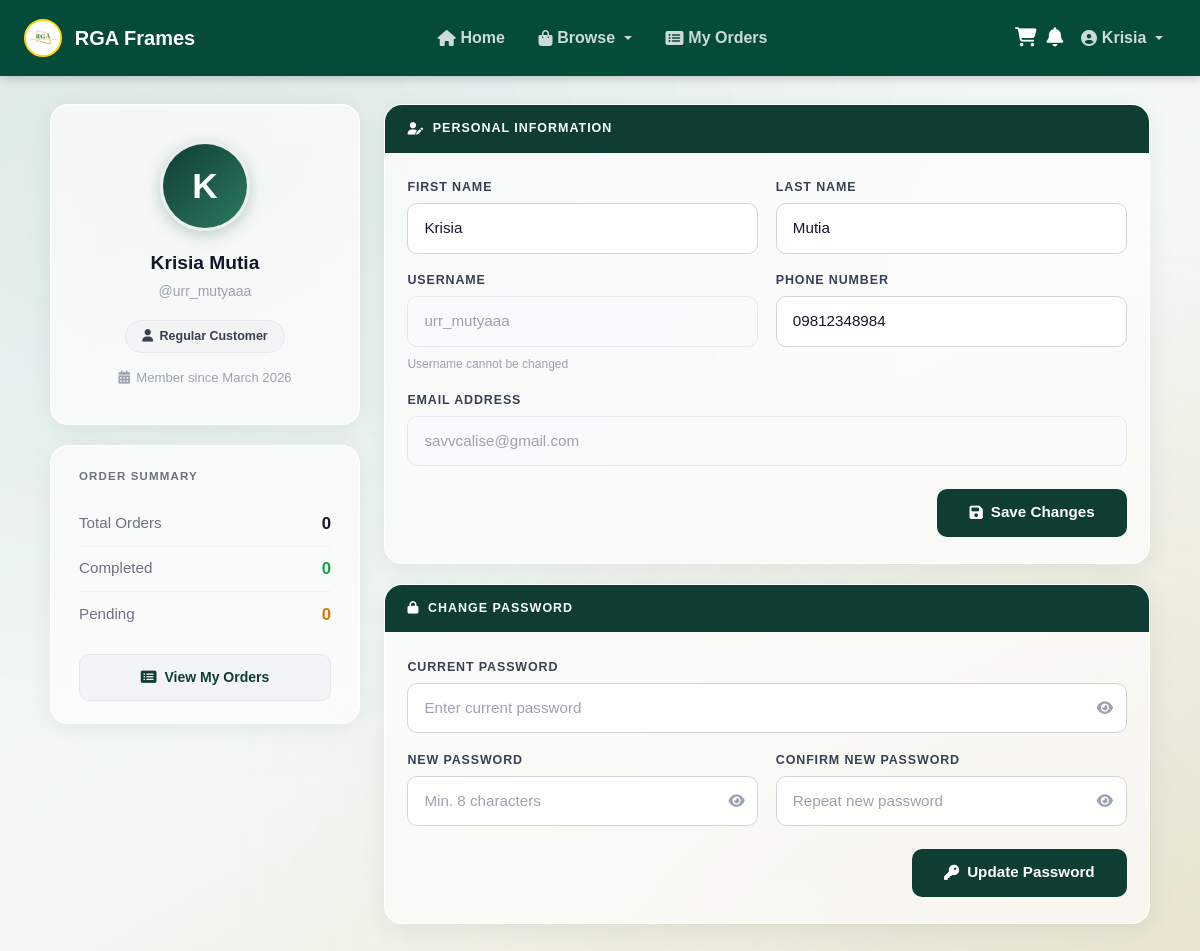
/customer/customer_profile.php (signed in), run on the app's committed database.
### tables this page shows
CREATE TABLE `tbl_customer` (
  `customer_id` int(11) NOT NULL,
  `first_name` varchar(100) NOT NULL,
  `last_name` varchar(100) NOT NULL,
  `username` varchar(100) NOT NULL,
  `email` varchar(100) NOT NULL,
  `password` varchar(255) NOT NULL,
  `phone_number` varchar(20) DEFAULT NULL,
  `customer_type` enum('REGULAR','PHOTOGRAPHER') NOT NULL DEFAULT 'REGULAR',
  `created_at` datetime DEFAULT current_timestamp()
);

### classes/UserRepository.php (called while the page is built, shortened)
<?php
class UserRepository {
    private $conn;
    public function __construct($conn) {
        $this->conn = $conn;
    }
    public function getCustomerOrderStats(int $customer_id): array {
        $stmt = $this->conn->prepare("
            SELECT
                COUNT(order_id) as total_orders,
                SUM(CASE WHEN order_status = 'COMPLETED' THEN 1 ELSE 0 END) as completed_orders,
                SUM(CASE WHEN order_status != 'CANCELLED' THEN 1 ELSE 0 END) as non_cancelled_orders,
                SUM(CASE WHEN order_status = 'PENDING' THEN 1 ELSE 0 END) as pending_orders
            FROM tbl_orders
            WHERE customer_id = ?
        ");
        $stmt->bind_param("i", $customer_id);
        $stmt->execute();
        $result = $stmt->get_result();
        $row = $result->fetch_assoc();
        return [
            'total_orders' => (int)($row['total_orders'] ?? 0),
            'completed_orders' => (int)($row['completed_orders'] ?? 0),
            'non_cancelled_orders' => (int)($row['non_cancelled_orders'] ?? 0),
            'pending_orders' => (int)($row['pending_orders'] ?? 0)
        ];
    }
    public function getCustomerProfile(int $customer_id): ?array {
        $stmt = $this->conn->prepare("
            SELECT customer_id, first_name, last_name, username, email, phone_number, customer_type, created_at
            FROM tbl_customer WHERE customer_id = ?
        ");
        $stmt->bind_param("i", $customer_id);
        $stmt->execute();
        $result = $stmt->get_result();
        return $result->fetch_assoc() ?: null;
    }
}

### customer/customer_profile.php (the view, shortened to what this page needs)
<?php
include __DIR__ . '/../config/db_connect.php';
require_once __DIR__ . '/../classes/UserRepository.php';
$customer_id = (int)$_SESSION['user_id'];
$userRepo = new UserRepository($conn);
$customer = $userRepo->getCustomerProfile($customer_id);
$orderStats = $userRepo->getCustomerOrderStats($customer_id);
$stats = [
    'total' => $orderStats['total_orders'],
    'completed' => $orderStats['completed_orders'],
    'pending' => $orderStats['pending_orders'],
];
$isPhotographer = strtoupper($customer['customer_type']) === 'PHOTOGRAPHER';
$initial        = strtoupper(substr($customer['first_name'], 0, 1));
?>
<!DOCTYPE html>
<html lang="en">
<head>
    <link href="https://cdn.jsdelivr.net/npm/bootstrap@5.3.3/dist/css/bootstrap.min.css" rel="stylesheet">
    <link rel="stylesheet" href="https://cdnjs.cloudflare.com/ajax/libs/font-awesome/6.5.0/css/all.min.css">
    <link rel="stylesheet" href="../assets/css/style.css">
</head>
<body>
<?php include __DIR__ . '/../includes/customer_header.php'; ?>
<div class="cust-prof-page">
    <div class="cust-prof-layout">
        <div class="cust-prof-sidebar">
            <div class="cust-prof-card cust-prof-identity">
                <div class="cust-prof-avatar"><?= $initial ?></div>
                <div class="cust-prof-fullname">
                    <?= htmlspecialchars($customer['first_name'] . ' ' . $customer['last_name']) ?>
                </div>
                <div class="cust-prof-username">@<?= htmlspecialchars($customer['username']) ?></div>
                <?php if ($isPhotographer): ?>
                <div class="cust-prof-type-badge photographer">
                    <i class="fas fa-camera"></i> Photographer
                </div>
                <?php else: ?>
                <div class="cust-prof-type-badge regular">
                    <i class="fas fa-user"></i> Regular Customer
                </div>
                <?php endif; ?>
                <div class="cust-prof-member-since">
                    <i class="fas fa-calendar-alt"></i>
                    Member since <?= date('F Y', strtotime($customer['created_at'])) ?>
                </div>
            </div>
            <div class="cust-prof-card cust-prof-stats">
                <div class="cust-prof-stats-title">Order Summary</div>
                <div class="cust-prof-stat-row">
                    <span class="cust-prof-stat-label">Total Orders</span>
                    <span class="cust-prof-stat-val"><?= (int)$stats['total'] ?></span>
                </div>
                <div class="cust-prof-stat-row">
                    <span class="cust-prof-stat-label">Completed</span>
                    <span class="cust-prof-stat-val cust-prof-stat-green"><?= (int)$stats['completed'] ?></span>
                </div>
                <div class="cust-prof-stat-row">
                    <span class="cust-prof-stat-label">Pending</span>
                    <span class="cust-prof-stat-val cust-prof-stat-amber"><?= (int)$stats['pending'] ?></span>
                </div>
                <a href="customer_orders.php" class="cust-prof-view-orders-btn">
                    <i class="fas fa-list-alt"></i> View My Orders
                </a>
            </div>
        </div>
        <div class="cust-prof-main">
            <div class="cust-prof-card">
                <div class="cust-prof-card-header">
                    <i class="fas fa-user-edit"></i> Personal Information
                </div>
                <div class="cust-prof-card-body">
                    <form id="form-info">
                        <div class="cust-prof-field-grid">
                            <div class="cust-prof-field">
                                <label class="cust-prof-label">First Name</label>
                                <input type="text" class="cust-prof-input" name="first_name"
                                       value="<?= htmlspecialchars($customer['first_name']) ?>" required>
                            </div>
                            <div class="cust-prof-field">
                                <label class="cust-prof-label">Last Name</label>
                                <input type="text" class="cust-prof-input" name="last_name"
                                       value="<?= htmlspecialchars($customer['last_name']) ?>" required>
                            </div>
                            <div class="cust-prof-field">
                                <label class="cust-prof-label">Username</label>
                                <input type="text" class="cust-prof-input cust-prof-input-readonly"
                                       value="<?= htmlspecialchars($customer['username']) ?>" readonly>
                                <span class="cust-prof-hint">Username cannot be changed</span>
                            </div>
                            <div class="cust-prof-field">
                                <label class="cust-prof-label">Phone Number</label>
                                <input type="text" class="cust-prof-input" name="phone_number"
                                       value="<?= htmlspecialchars($customer['phone_number'] ?? '') ?>"
                                       placeholder="e.g. 09123456789">
                            </div>
                            <div class="cust-prof-field cust-prof-field-full">
                                <label class="cust-prof-label">Email Address</label>
                                <input type="email" class="cust-prof-input cust-prof-input-readonly"
                                       value="<?= htmlspecialchars($customer['email']) ?>" readonly>
                            </div>
                        </div>
                        <div class="cust-prof-form-footer">
                            <button type="submit" class="cust-prof-btn-save" id="btn-save-info">
                                <i class="fas fa-save"></i> Save Changes
                            </button>
                        </div>
                    </form>
                </div>
            </div>
            <div class="cust-prof-card">
                <div class="cust-prof-card-header">
                    <i class="fas fa-lock"></i> Change Password
                </div>
                <div class="cust-prof-card-body">
                    <form id="form-password">
                        <div class="cust-prof-field-grid">
                            <div class="cust-prof-field cust-prof-field-full">
                                <label class="cust-prof-label">Current Password</label>
                                <div class="cust-prof-input-wrap">
                                    <input type="password" class="cust-prof-input" name="current_password"
                                           id="inp-current-pw" placeholder="Enter current password" required>
                                    <button type="button" class="cust-prof-pw-toggle" onclick="togglePw('inp-current-pw', this)">
                                        <i class="fas fa-eye"></i>
                                    </button>
                                </div>
                            </div>
                            <div class="cust-prof-field">
                                <label class="cust-prof-label">New Password</label>
                                <div class="cust-prof-input-wrap">
                                    <input type="password" class="cust-prof-input" name="new_password"
                                           id="inp-new-pw" placeholder="Min. 8 characters" required>
                                    <button type="button" class="cust-prof-pw-toggle" onclick="togglePw('inp-new-pw', this)">
                                        <i class="fas fa-eye"></i>
                                    </button>
                                </div>
                            </div>
                            <div class="cust-prof-field">
                                <label class="cust-prof-label">Confirm New Password</label>
                                <div class="cust-prof-input-wrap">
                                    <input type="password" class="cust-prof-input" name="confirm_password"
                                           id="inp-confirm-pw" placeholder="Repeat new password" required>
                                    <button type="button" class="cust-prof-pw-toggle" onclick="togglePw('inp-confirm-pw', this)">
                                        <i class="fas fa-eye"></i>
                                    </button>
                                </div>
                            </div>
                        </div>
                        <div class="cust-prof-form-footer">
                            <button type="submit" class="cust-prof-btn-save" id="btn-save-pw">
                                <i class="fas fa-key"></i> Update Password
                            </button>
                        </div>
                    </form>
                </div>
            </div>
        </div>
    </div>
</div>
</body>
</html>

### data on the page
tbl_customer: first_name "K", first_name+last_name "Krisia Mutia", username "urr_mutyaaa", created_at "March 2026", first_name "Krisia", last_name "Mutia", phone_number "09812348984", email "savvcalise@gmail.com"

### other printed values
$display_name "Krisia"
$stats['total'] "0"
$stats['completed'] "0"
$stats['pending'] "0"
